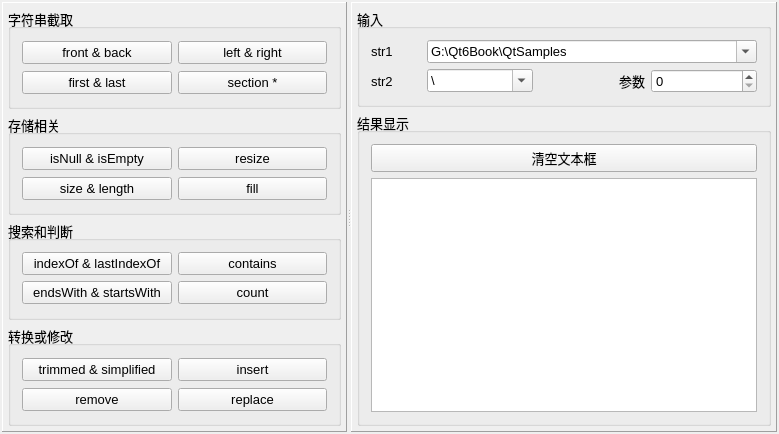
<?xml version="1.0" encoding="UTF-8"?>
<ui version="4.0">
 <class>Widget</class>
 <widget class="QWidget" name="Widget">
  <property name="geometry">
   <rect>
    <x>0</x>
    <y>0</y>
    <width>779</width>
    <height>434</height>
   </rect>
  </property>
  <property name="font">
   <font>
    <pointsize>10</pointsize>
   </font>
  </property>
  <property name="windowTitle">
   <string>QString常用功能</string>
  </property>
  <layout class="QVBoxLayout" name="verticalLayout_4">
   <property name="spacing">
    <number>5</number>
   </property>
   <property name="leftMargin">
    <number>2</number>
   </property>
   <property name="topMargin">
    <number>2</number>
   </property>
   <property name="rightMargin">
    <number>2</number>
   </property>
   <property name="bottomMargin">
    <number>2</number>
   </property>
   <item>
    <widget class="QSplitter" name="splitter">
     <property name="orientation">
      <enum>Qt::Horizontal</enum>
     </property>
     <widget class="QFrame" name="frame">
      <property name="frameShape">
       <enum>QFrame::Panel</enum>
      </property>
      <property name="frameShadow">
       <enum>QFrame::Raised</enum>
      </property>
      <layout class="QVBoxLayout" name="verticalLayout_2">
       <property name="spacing">
        <number>5</number>
       </property>
       <property name="leftMargin">
        <number>5</number>
       </property>
       <property name="topMargin">
        <number>5</number>
       </property>
       <property name="rightMargin">
        <number>5</number>
       </property>
       <property name="bottomMargin">
        <number>5</number>
       </property>
       <item>
        <widget class="QGroupBox" name="groupBox_6">
         <property name="title">
          <string>字符串截取</string>
         </property>
         <layout class="QGridLayout" name="gridLayout">
          <item row="0" column="0">
           <widget class="QPushButton" name="pushButton_20">
            <property name="text">
             <string>front &amp;&amp; back</string>
            </property>
           </widget>
          </item>
          <item row="0" column="1">
           <widget class="QPushButton" name="pushButton_15">
            <property name="text">
             <string>left &amp;&amp; right</string>
            </property>
           </widget>
          </item>
          <item row="1" column="0">
           <widget class="QPushButton" name="pushButton_23">
            <property name="text">
             <string>first &amp;&amp; last</string>
            </property>
           </widget>
          </item>
          <item row="1" column="1">
           <widget class="QPushButton" name="pushButton_14">
            <property name="text">
             <string>section *</string>
            </property>
           </widget>
          </item>
         </layout>
        </widget>
       </item>
       <item>
        <widget class="QGroupBox" name="groupBox">
         <property name="title">
          <string>存储相关</string>
         </property>
         <layout class="QGridLayout" name="gridLayout_4">
          <item row="0" column="2">
           <widget class="QPushButton" name="pushButton_26">
            <property name="text">
             <string>resize</string>
            </property>
           </widget>
          </item>
          <item row="1" column="2">
           <widget class="QPushButton" name="pushButton_2">
            <property name="text">
             <string>fill</string>
            </property>
           </widget>
          </item>
          <item row="1" column="0">
           <widget class="QPushButton" name="pushButton_4">
            <property name="text">
             <string>size &amp;&amp; length</string>
            </property>
           </widget>
          </item>
          <item row="0" column="0">
           <widget class="QPushButton" name="pushButton_18">
            <property name="text">
             <string>isNull &amp;&amp; isEmpty</string>
            </property>
           </widget>
          </item>
         </layout>
        </widget>
       </item>
       <item>
        <widget class="QGroupBox" name="groupBox_3">
         <property name="title">
          <string>搜索和判断</string>
         </property>
         <layout class="QGridLayout" name="gridLayout_3">
          <item row="1" column="1">
           <widget class="QPushButton" name="pushButton_22">
            <property name="text">
             <string>count</string>
            </property>
           </widget>
          </item>
          <item row="0" column="0">
           <widget class="QPushButton" name="pushButton_7">
            <property name="text">
             <string>indexOf &amp;&amp; lastIndexOf</string>
            </property>
           </widget>
          </item>
          <item row="1" column="0">
           <widget class="QPushButton" name="pushButton_6">
            <property name="text">
             <string>endsWith &amp;&amp; startsWith</string>
            </property>
           </widget>
          </item>
          <item row="0" column="1">
           <widget class="QPushButton" name="pushButton_3">
            <property name="text">
             <string>contains</string>
            </property>
           </widget>
          </item>
         </layout>
        </widget>
       </item>
       <item>
        <widget class="QGroupBox" name="groupBox_7">
         <property name="title">
          <string>转换或修改</string>
         </property>
         <layout class="QGridLayout" name="gridLayout_2">
          <item row="1" column="1">
           <widget class="QPushButton" name="pushButton_19">
            <property name="text">
             <string>replace</string>
            </property>
           </widget>
          </item>
          <item row="0" column="0">
           <widget class="QPushButton" name="pushButton_13">
            <property name="text">
             <string>trimmed &amp;&amp; simplified</string>
            </property>
           </widget>
          </item>
          <item row="0" column="1">
           <widget class="QPushButton" name="pushButton">
            <property name="text">
             <string>insert</string>
            </property>
           </widget>
          </item>
          <item row="1" column="0">
           <widget class="QPushButton" name="pushButton_28">
            <property name="text">
             <string>remove</string>
            </property>
           </widget>
          </item>
         </layout>
        </widget>
       </item>
      </layout>
     </widget>
     <widget class="QFrame" name="frame_2">
      <property name="frameShape">
       <enum>QFrame::Panel</enum>
      </property>
      <property name="frameShadow">
       <enum>QFrame::Raised</enum>
      </property>
      <layout class="QVBoxLayout" name="verticalLayout_3">
       <property name="spacing">
        <number>5</number>
       </property>
       <property name="leftMargin">
        <number>5</number>
       </property>
       <property name="topMargin">
        <number>5</number>
       </property>
       <property name="rightMargin">
        <number>5</number>
       </property>
       <property name="bottomMargin">
        <number>5</number>
       </property>
       <item>
        <widget class="QGroupBox" name="groupBox_5">
         <property name="title">
          <string>输入</string>
         </property>
         <layout class="QGridLayout" name="gridLayout_5">
          <item row="0" column="0">
           <widget class="QLabel" name="label">
            <property name="maximumSize">
             <size>
              <width>50</width>
              <height>16777215</height>
             </size>
            </property>
            <property name="text">
             <string>str1</string>
            </property>
           </widget>
          </item>
          <item row="0" column="1" colspan="3">
           <widget class="QComboBox" name="comboBox1">
            <property name="editable">
             <bool>true</bool>
            </property>
            <item>
             <property name="text">
              <string>G:\Qt6Book\QtSamples</string>
             </property>
            </item>
            <item>
             <property name="text">
              <string>G:\Qt6Book\QtSamples\qw.cpp</string>
             </property>
            </item>
            <item>
             <property name="text">
              <string>   Are     you   OK    ?     </string>
             </property>
            </item>
            <item>
             <property name="text">
              <string>学生姓名，男，2003-6-15，汉族，山东</string>
             </property>
            </item>
            <item>
             <property name="text">
              <string>四海八方</string>
             </property>
            </item>
            <item>
             <property name="text">
              <string>Dimple</string>
             </property>
            </item>
           </widget>
          </item>
          <item row="1" column="0">
           <widget class="QLabel" name="label_2">
            <property name="maximumSize">
             <size>
              <width>50</width>
              <height>16777215</height>
             </size>
            </property>
            <property name="text">
             <string>str2</string>
            </property>
           </widget>
          </item>
          <item row="1" column="1">
           <widget class="QComboBox" name="comboBox2">
            <property name="editable">
             <bool>true</bool>
            </property>
            <item>
             <property name="text">
              <string>\</string>
             </property>
            </item>
            <item>
             <property name="text">
              <string>Qt</string>
             </property>
            </item>
            <item>
             <property name="text">
              <string>.cpp</string>
             </property>
            </item>
            <item>
             <property name="text">
              <string>:</string>
             </property>
            </item>
            <item>
             <property name="text">
              <string>，</string>
             </property>
            </item>
           </widget>
          </item>
          <item row="1" column="2">
           <widget class="QLabel" name="LabSpin">
            <property name="text">
             <string>参数</string>
            </property>
            <property name="alignment">
             <set>Qt::AlignRight|Qt::AlignTrailing|Qt::AlignVCenter</set>
            </property>
           </widget>
          </item>
          <item row="1" column="3">
           <widget class="QSpinBox" name="spinBox">
            <property name="maximum">
             <number>1000</number>
            </property>
           </widget>
          </item>
         </layout>
        </widget>
       </item>
       <item>
        <widget class="QGroupBox" name="groupBox_4">
         <property name="title">
          <string>结果显示</string>
         </property>
         <layout class="QVBoxLayout" name="verticalLayout">
          <item>
           <widget class="QPushButton" name="btnClearText">
            <property name="text">
             <string>清空文本框</string>
            </property>
           </widget>
          </item>
          <item>
           <widget class="QPlainTextEdit" name="plainTextEdit"/>
          </item>
         </layout>
        </widget>
       </item>
      </layout>
     </widget>
    </widget>
   </item>
  </layout>
 </widget>
 <layoutdefault spacing="6" margin="11"/>
 <resources/>
 <connections/>
</ui>
